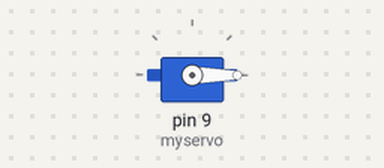
Simulated run of this sketch. Board: Arduino Uno, built with avr-gcc and run on an emulated ATmega328P. Parts: servo. What the sketch prints to the serial monitor is not drawn.

Above: at 0.1 s.
At 8.1 s:
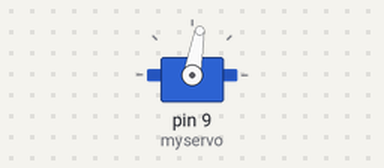
At 17.1 s:
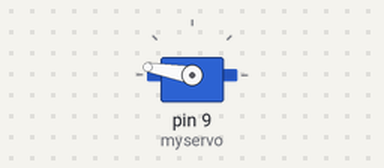
At 39.1 s:
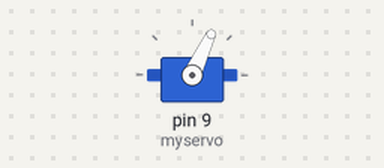
Timing chart, 0 to 40.0 s (numbered marks = the images above):
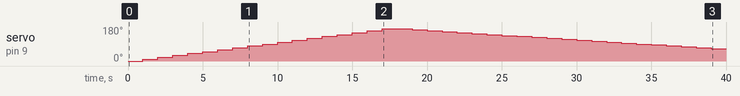

Measured:
- by itself, servo on pin 9 (myservo): rises from 0° to 170° in 16.0 s, then falls to 65° in 22.0 s

The sketch:

init.ino
```cpp
#include <Servo.h> //包含舵机库

Servo myservo; //创建一个舵机控制类
int pos = 0; //定义一个变量存储舵机转动角度

void setup()
{
myservo.attach(9, 900, 2100);
Serial.begin(9600);
}

void loop()
{
  for (;pos < 180; pos += 10){
    myservo.write(pos); //舵机转动到相应角度
    Serial.print(pos);
    delay(1000); //延时一段时间让舵机转动到对应位置

  }
  pos -= 10;

  for (;pos > 0; pos -= 5){
    myservo.write(pos); //舵机转动到相应角度
    Serial.print(pos);
    delay(1000); //延时一段时间让舵机转动到对应位置
  }
  pos += 5;
}
```
